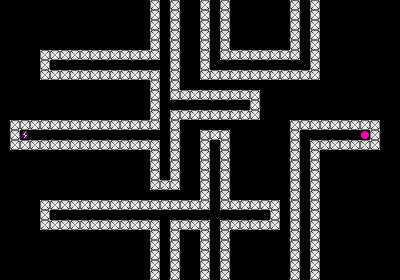

Below is a game level as drawn by its tile map, then a one-line description and the .tmx that defines it (tile-layer data replaced by summaries):
An orthogonal 40x28 tile map with 10x10 px tiles, 1 tile layer (Tile Layer 5), 4 hidden layers not drawn.

<map version="1.0" orientation="orthogonal" renderorder="right-down" width="40" height="28" tilewidth="10" tileheight="10" nextobjectid="1">
 <tileset firstgid="1" name="spritemap" tilewidth="10" tileheight="10" tilecount="6" columns="6">
  <image source="spritemap.png" width="60" height="10" />
 </tileset>
 <layer name="Tile Layer 1" width="40" height="28" visible="0">
  <data>[1120 cells, 0 non-empty, 0 distinct tile ids]</data>
 </layer>
 <layer name="Tile Layer 2" width="40" height="28" visible="0">
  <data>[1120 cells, 0 non-empty, 0 distinct tile ids]</data>
 </layer>
 <layer name="Tile Layer 3" width="40" height="28" visible="0">
  <data>[1120 cells, 0 non-empty, 0 distinct tile ids]</data>
 </layer>
 <layer name="Tile Layer 4" width="40" height="28" visible="0">
  <data>[1120 cells, 108 non-empty, 3 distinct tile ids]</data>
 </layer>
 <layer name="Tile Layer 5" width="40" height="28">
  <data>[1120 cells, 278 non-empty, 3 distinct tile ids]</data>
 </layer>
</map>